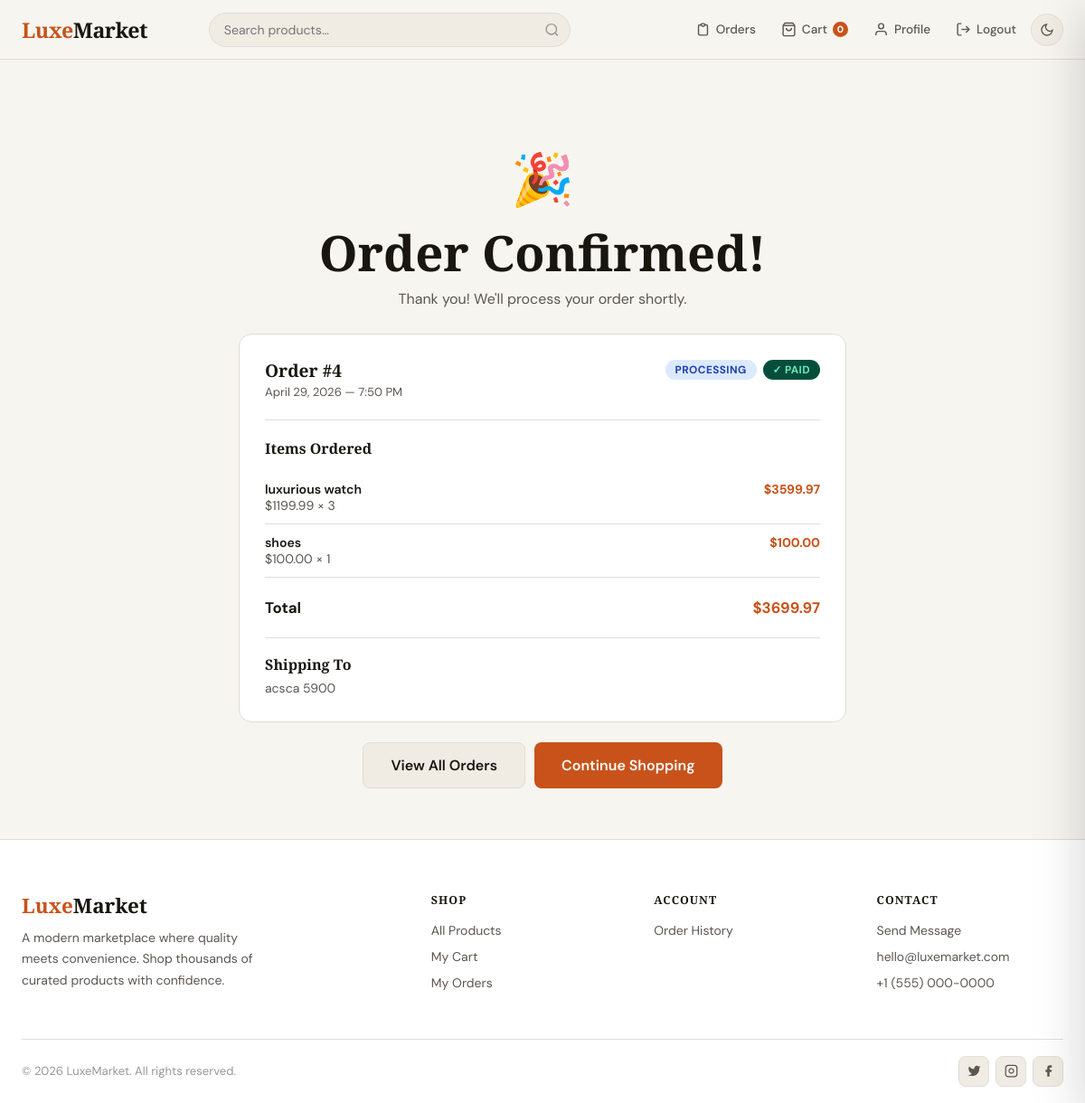
/orders/4/ (signed in), run on the app's committed database.
### store/models.py (models this page shows, shortened)
class Order(models.Model):
    STATUS = [
        ('pending',    'Pending'),
        ('processing', 'Processing'),
        ('shipped',    'Shipped'),
        ('delivered',  'Delivered'),
        ('cancelled',  'Cancelled'),
    ]
    PAY_STATUS = [
        ('unpaid',   'Unpaid'),
        ('paid',     'Paid'),
        ('failed',   'Failed'),
        ('refunded', 'Refunded'),
    ]
    user                   = models.ForeignKey(User, on_delete=models.CASCADE, related_name='orders')
    created_at             = models.DateTimeField(auto_now_add=True)
    status                 = models.CharField(max_length=20, choices=STATUS, default='pending')
    payment_status         = models.CharField(max_length=20, choices=PAY_STATUS, default='unpaid')
    stripe_payment_intent  = models.CharField(max_length=200, blank=True)
    total_amount           = models.DecimalField(max_digits=10, decimal_places=2)
    shipping_address       = models.TextField(blank=True)
    class Meta:
        ordering = ['-created_at']

class OrderItem(models.Model):
    order        = models.ForeignKey(Order, on_delete=models.CASCADE, related_name='items')
    product      = models.ForeignKey(Product, on_delete=models.SET_NULL, null=True)
    product_name = models.CharField(max_length=300)
    price        = models.DecimalField(max_digits=10, decimal_places=2)
    quantity     = models.PositiveIntegerField()
    @property
    def subtotal(self):
        return self.price * self.quantity

### store/views.py (the view)
# urls.py: path('orders/<int:pk>/',            views.order_detail,    name='order_detail'),
@login_required
def order_detail(request, pk):
    order = get_object_or_404(Order, pk=pk, user=request.user)
    return render(request, 'store/order_detail.html', {'order': order})

### store/context_processors.py (called while the page is built)
def globals(request):
    ctx = {
        'cart_count': 0,
        'unread_count': 0,
        'STRIPE_PUBLIC_KEY': settings.STRIPE_PUBLIC_KEY,
    }
    if request.user.is_authenticated:
        try:
            ctx['cart_count'] = Cart.objects.get(user=request.user).item_count
        except Cart.DoesNotExist:
            pass
        if request.user.is_staff or request.user.is_superuser:
            ctx['unread_count'] = ContactMessage.objects.filter(is_read=False).count()
    return ctx

### store/models.py (called while the page is built)
    @property
    def item_count(self):
        return sum(i.quantity for i in self.items.all())

### templates/store/order_detail.html (shortened to what this page needs)
{% extends 'store/base.html' %}
{% block content %}
<div class="orders-page">
  <div class="container" style="max-width:720px">
    <div style="text-align:center;padding:40px 0 28px">
      <div style="font-size:3.5rem;margin-bottom:12px">🎉</div>
      <h1>Order Confirmed!</h1>
      <p style="color:var(--text2);margin-top:8px">Thank you! We'll process your order shortly.</p>
    </div>
    <div style="background:var(--surface);border:1px solid var(--border);border-radius:var(--radius);padding:28px">
      <div style="display:flex;justify-content:space-between;align-items:flex-start;flex-wrap:wrap;gap:14px;margin-bottom:22px;padding-bottom:22px;border-bottom:1px solid var(--border)">
        <div>
          <h3>Order #{{ order.pk }}</h3>
          <p style="color:var(--text2);font-size:.82rem;margin-top:4px">{{ order.created_at|date:"N j, Y — g:i A" }}</p>
        </div>
        <div style="display:flex;gap:7px;flex-wrap:wrap">
          <span class="status-pill s-{{ order.status }}">{{ order.get_status_display }}</span>
          <span class="status-pill s-{{ order.payment_status }}">
            {% if order.payment_status == 'paid' %}✓ Paid{% elif order.payment_status == 'failed' %}✗ Failed{% else %}Unpaid{% endif %}
          </span>
        </div>
      </div>
      <h4 style="margin-bottom:14px">Items Ordered</h4>
      {% for item in order.items.all %}
      <div style="display:flex;justify-content:space-between;padding:11px 0;border-bottom:1px solid var(--border);font-size:.88rem">
        <div>
          <div style="font-weight:600">{{ item.product_name }}</div>
          <div style="color:var(--text2)">${{ item.price }} × {{ item.quantity }}</div>
        </div>
        <div style="font-weight:700;color:var(--accent)">${{ item.subtotal }}</div>
      </div>
      {% endfor %}
      <div style="display:flex;justify-content:space-between;font-size:1.05rem;font-weight:700;padding-top:18px;margin-top:4px">
        <span>Total</span><span style="color:var(--accent)">${{ order.total_amount }}</span>
      </div>
      {% if order.shipping_address %}
      <div style="margin-top:22px;padding-top:20px;border-top:1px solid var(--border)">
        <h4 style="margin-bottom:7px">Shipping To</h4>
        <p style="color:var(--text2);font-size:.875rem">{{ order.shipping_address }}</p>
      </div>
      {% endif %}
    </div>
    <div style="display:flex;gap:10px;margin-top:22px;justify-content:center;flex-wrap:wrap">
      <a href="{% url 'orders' %}" class="btn btn-secondary btn-lg">View All Orders</a>
      <a href="{% url 'home' %}"   class="btn btn-primary  btn-lg">Continue Shopping</a>
    </div>
  </div>
</div>
{% endblock %}

### static/css/main.css (style rules this page uses)
:root { --bg: #f7f5f0; --bg2: #ffffff; --surface: #ffffff; --surface2: #f0ece4; --border: #e2ddd6; --text: #18160f; --text2: #5c5650; --text3: #9c9690; --accent: #c8521a; --accent2: #e06930; --accent-bg: #fdf0e8; --gold: #d4a843; --success: #1a8a50; --danger: #d02020; --warn: #e09000; --nav-h: 66px; --radius: 14px; --radius-sm: 8px; --shadow: 0 2px 16px rgba(0,0,0,.07); --shadow-md: 0 6px 32px rgba(0,0,0,.12); --shadow-lg: 0 16px 56px rgba(0,0,0,.18); --ease: .28s cubic-bezier(.4,0,.2,1); }
*,*::before,*::after { box-sizing:border-box;margin:0;padding:0 }
html { scroll-behavior:smooth;font-size:16px }
body { font-family:'DM Sans',sans-serif;background:var(--bg);color:var(--text); transition:background var(--ease),color var(--ease);overflow-x:hidden;min-height:100vh }
a { text-decoration:none;color:inherit }
h1,h2,h3,h4 { font-family:'Playfair Display',serif;line-height:1.2 }
h1 { font-size:clamp(2rem,5vw,3.4rem) }
h3 { font-size:1.2rem }
.container { max-width:1320px;margin:0 auto;padding:0 24px }
.btn { display:inline-flex;align-items:center;gap:8px;padding:10px 20px; border-radius:var(--radius-sm);font-size:.875rem;font-weight:600; transition:all var(--ease);cursor:pointer;border:none;white-space:nowrap }
.btn-primary { background:var(--accent);color:#fff }
.btn-secondary { background:var(--surface2);color:var(--text);border:1px solid var(--border) }
.btn-lg { padding:14px 30px;font-size:1rem }
.orders-page { margin-top:var(--nav-h);padding:56px 0 }
.status-pill { display:inline-flex;align-items:center;gap:5px;padding:3px 11px; border-radius:20px;font-size:.74rem;font-weight:700;text-transform:uppercase;letter-spacing:.4px }
.s-processing { background:#dbeafe;color:#1e40af }
.s-paid { background:#d1fae5;color:#065f46 }
[data-theme="dark"] .s-delivered,.s-paid { background:#064e3b;color:#6ee7b7 }

### data on the page
Order: pk "4", created_at "April 29, 2026 — 7:50 PM", status "PROCESSING", total_amount "3699.97", shipping_address "acsca 5900"
OrderItem: product_name "luxurious watch", price "1199.99", quantity "3", subtotal "3599.97"
OrderItem: product_name "shoes", price "100.00", quantity "1", subtotal "100.00"

### other printed values
{{ cart_count }} "0"
